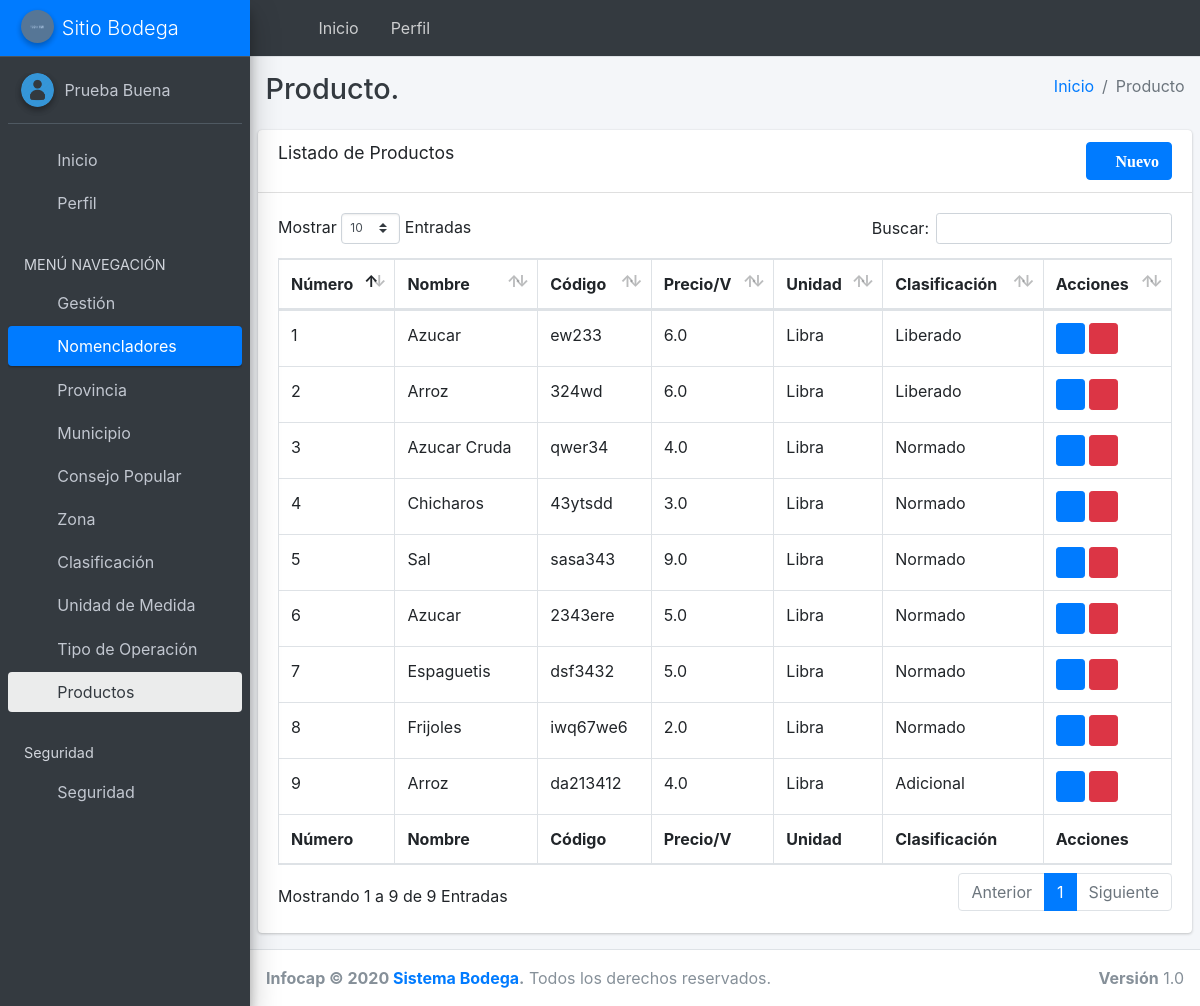
/nomenclador/producto/list (signed in), run on an earlier commit of the app's database.
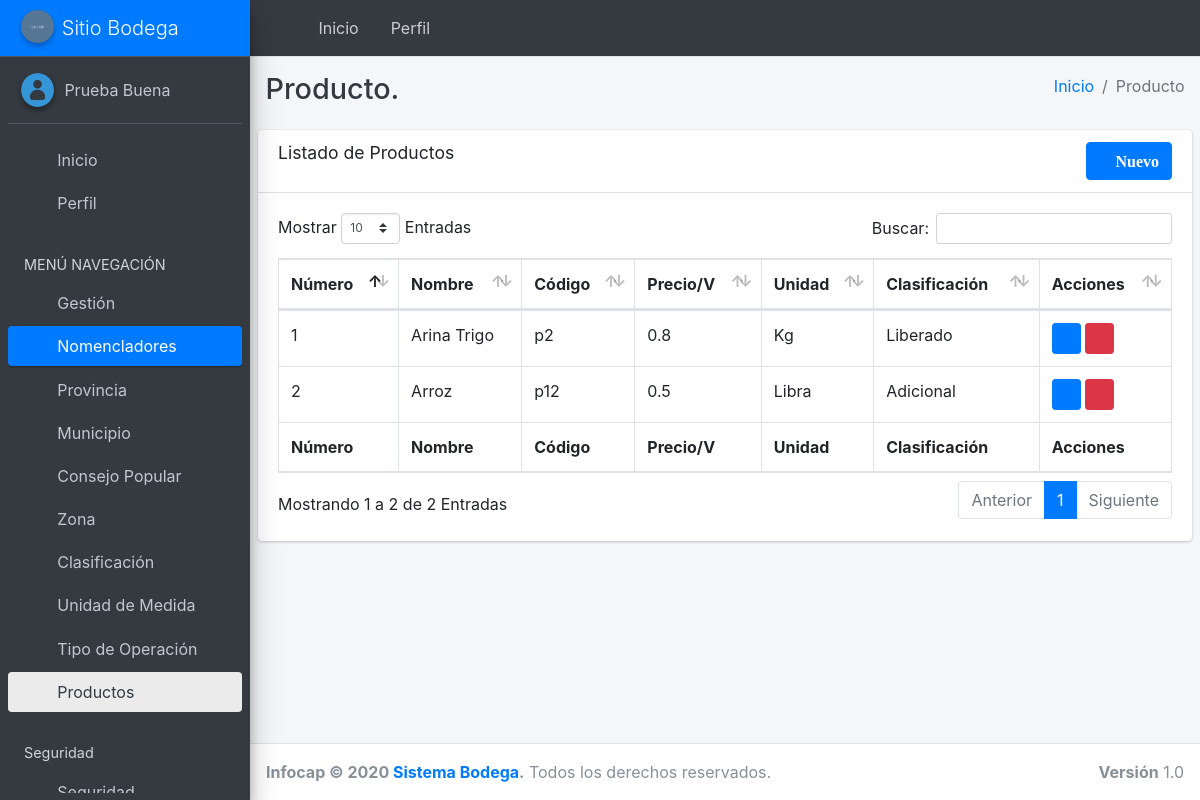
And on a later commit of the database.
### BodegaApp/models.py (models this page shows, shortened)
class Producto(models.Model):
    created_at = models.DateTimeField(auto_now_add=True)
    updated_at = models.DateTimeField(auto_now=True)
    uui = models.UUIDField(default=uuid.uuid4, editable=False)
    codigo = models.CharField(max_length=100, verbose_name="Código", null=True,  unique=True)
    precio_venta = models.FloatField(verbose_name="Precio de Venta",validators=[MinValueValidator(0)])
    nombre = models.CharField(max_length=100, verbose_name="Nombre")
    unidad = models.ForeignKey(UnidadMedida, verbose_name="Unidad de Medidas", on_delete=models.PROTECT)
    clasificacion = models.ForeignKey(Clasificacion, verbose_name="Clasificación", on_delete=models.PROTECT)
    class Meta:
        verbose_name_plural = "Productos"

class UnidadMedida(models.Model):
    created_at = models.DateTimeField(auto_now_add=True)
    updated_at = models.DateTimeField(auto_now=True)
    uui = models.UUIDField(default=uuid.uuid4, editable=False)
    nombre = models.CharField(max_length=100, verbose_name="Unidad de Medida", unique=True)
    class Meta:
        verbose_name_plural = "Unidades de Medidas"

class Clasificacion(models.Model):
    created_at = models.DateTimeField(auto_now_add=True)
    updated_at = models.DateTimeField(auto_now=True)
    uui = models.UUIDField(default=uuid.uuid4, editable=False)
    nombre = models.CharField(max_length=100, verbose_name="Nombre", unique=True)
    class Meta:
        verbose_name_plural = "Clasificaciones"

### BodegaApp/views.py (the view)
# urls.py: path('nomenclador/producto/list', login_required(views.backend_producto_listar),
@permission_required('BodegaApp.add_provincia')
def backend_producto_listar(request):
    producto = models.Producto.objects.order_by('-pk').all()
    return render(request, 'backend/producto.html', {'producto': producto})

### templates/backend/producto.html (shortened to what the changed rows need)
{% extends 'index.html' %}
{% block wrapper %}
    <div class="content-header">
        <div class="container-fluid">
            <div class="row mb-2">
                <div class="col-sm-6">
                    <h1 class="m-0 text-dark">Producto.</h1>
                </div>
            </div>
        </div>
    </div>
{% endblock %}
{% block content %}
    <section class="content">
        <div class="row">
            <div class="col-12">
                <div class="card">
                    <div class="card-header">
                        <h3 class="card-title">Listado de Productos</h3>
                        <a href="{% url 'producto_create' %}" class="btn btn-primary fa-pull-right">
                        </a>
                    </div>
                    <div class="card-body">
                        <table id="example1" class="table table-bordered table-hover">
                            <thead>
                            <tr>
                                <th>
                                    Número
                                </th>
                                 <th>
                                    Nombre
                                </th>
                                <th>
                                    Código
                                </th>
                                <th>
                                    Precio/V
                                </th>
                                <th>
                                    Unidad
                                </th>
                                <th>
                                    Clasificación
                                </th>
                                <th>
                                    Acciones
                                </th>
                            </tr>
                            </thead>
                            <tbody>
                            {% for u in producto %}
                                    <tr>
                                        <td>
                                            {{ forloop.counter }}
                                        </td>
                                        <td>
                                            {{ u.nombre }}
                                        </td>
                                        <td>
                                            {{ u.codigo }}
                                        </td>
                                        <td>
                                            {{ u.precio_venta }}
                                        </td>
                                        <td>
                                            {{ u.unidad.nombre }}
                                        </td>
                                        <td>
                                            {{ u.clasificacion.nombre }}
                                        </td>
                                        <td>
                                <span class="input-group-sm">
                                <a href="{% url 'producto_update' u.pk %}"
                                   class="btn btn-sm btn-primary">
                                    <i class="fa fa-edit"></i>
                                </a>
                                <a href="{% url 'producto_delete' u.pk %}"
                                   class="btn btn-sm btn-danger">
                                    <i class="fa fa-trash"></i>
                                </a>
                                </span>
                                        </td>
                                    </tr>
                            {% endfor %}
                            </tbody>
                            <tfoot>
                            <tr>
                              <th>
                                    Número
                                </th>
                                <th>
                                    Nombre
                                </th>
                                <th>
                                    Código
                                </th>
                                <th>
                                    Precio/V
                                </th>
                                <th>
                                    Unidad
                                </th>
                                <th>
                                    Clasificación
                                </th>
                                <th>
                                    Acciones
                                </th>
                            </tr>
                            </tfoot>
                        </table>
                    </div>
                </div>
            </div>
        </div>
    </section>
{% endblock %}

What changed in the data, as far as the page shows it:
removed Producto: nombre "Azucar", codigo "ew233", precio_venta "6.0", unidad.nombre "Libra", clasificacion.nombre "Liberado"
removed Producto: nombre "Arroz", codigo "324wd", precio_venta "6.0", unidad.nombre "Libra", clasificacion.nombre "Liberado"
removed Producto: nombre "Azucar Cruda", codigo "qwer34", precio_venta "4.0", unidad.nombre "Libra", clasificacion.nombre "Normado"
removed Producto: nombre "Chicharos", codigo "43ytsdd", precio_venta "3.0", unidad.nombre "Libra", clasificacion.nombre "Normado"
removed Producto: nombre "Sal", codigo "sasa343", precio_venta "9.0", unidad.nombre "Libra", clasificacion.nombre "Normado"
removed Producto: nombre "Azucar", codigo "2343ere", precio_venta "5.0", unidad.nombre "Libra", clasificacion.nombre "Normado"
removed Producto: nombre "Espaguetis", codigo "dsf3432", precio_venta "5.0", unidad.nombre "Libra", clasificacion.nombre "Normado"
removed Producto: nombre "Frijoles", codigo "iwq67we6", precio_venta "2.0", unidad.nombre "Libra", clasificacion.nombre "Normado"
added Producto: nombre "Arina Trigo", codigo "p2", precio_venta "0.8", unidad.nombre "Kg", clasificacion.nombre "Liberado"
changed Producto "Arroz": codigo "da213412" → "p12"; precio_venta "4.0" → "0.5"
Also different on the page:
text written by a page script: "Mostrar Entradas Buscar: Mostrando 1 a 9 de 9 Entradas Anterior 1 Siguiente" → "Mostrar Entradas Buscar: Mostrando 1 a 2 de 2 Entradas Anterior 1 Siguiente"
